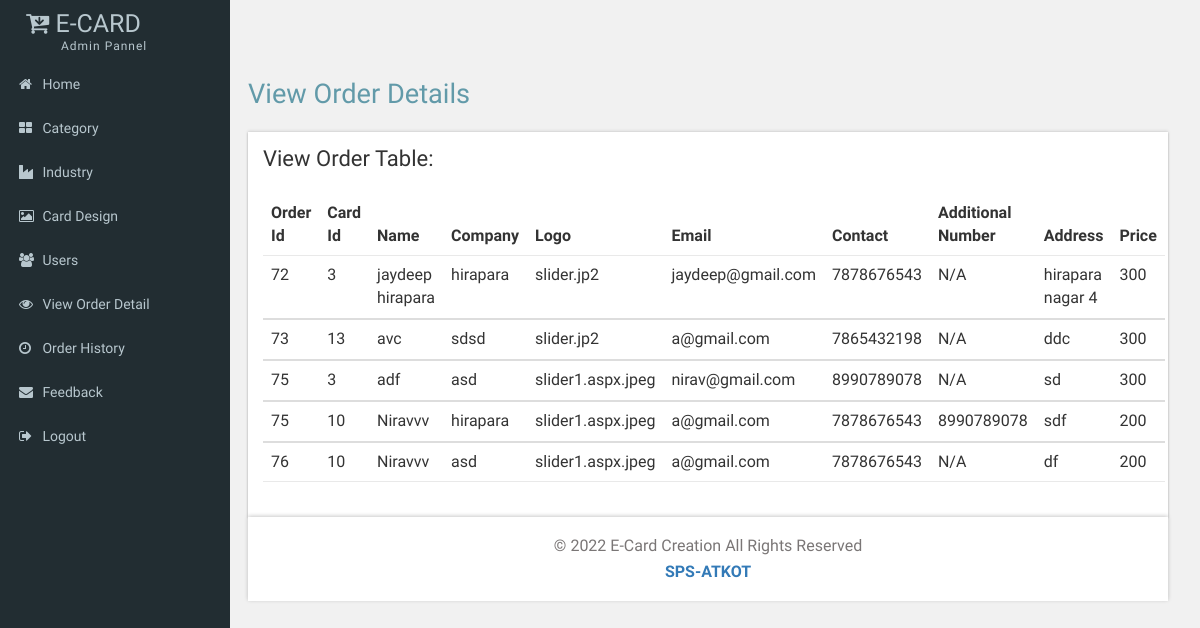
/ViewOrderDetail.php (signed in), run on the app's committed database.
### tables this page shows
CREATE TABLE `order_item_detail` (
  `id` int(5) NOT NULL,
  `Card_id` int(5) NOT NULL,
  `Order_id` int(5) NOT NULL,
  `Name` text NOT NULL,
  `Company` text NOT NULL,
  `Logo` text NOT NULL,
  `Email` text NOT NULL,
  `Contact` bigint(10) NOT NULL,
  `SecondaryNumber` varchar(11) DEFAULT NULL,
  `Price` int(10) NOT NULL,
  `Address` varchar(500) NOT NULL
);

### web/ViewOrderDetail.php (the view, shortened to what this page needs)
		<?php
include "Header.php";
?>
		<div id="page-wrapper">
			<div class="main-page">
				<div  class="col-md-13 ">
					<h3 class="title1">View Order Details</h3>
					<div class="panel-body widget-shadow">
						<h4 style="font-size:22px;">View Order Table:</h4><br>
						<table class="table">
							<thead>
								<tr>
								   <th>Order Id</th>
								  <th>Card Id</th>
								  <th>Name</th>
								  <th>Company</th>
								  <th>Logo</th>
								  <th>Email</th>
								  <th>Contact</th>
								  <th>Additional Number</th>
								  <th>Address</th>
								  <th>Price</th>
								</tr>
							</thead>
<?php
	include "connection.php";
	$q="select * from order_item_detail";
	$c=mysqli_query($con,$q);
	while($r=mysqli_fetch_array($c))
	{
?>
							<tbody>
								<tr>
								  <td><?php echo $r['Order_id']; ?></td>
								  <td><?php echo $r['Card_id']; ?></td>
								  <td><?php echo $r['Name']; ?></td>
								  <td><?php echo $r['Company']; ?></td>
								  <td><?php echo $r['Logo']; ?></td>
								  <td><?php echo $r['Email']; ?></td>
								  <td><?php echo $r['Contact']; ?></td>
								  <td><?php echo $r['SecondaryNumber'] ?? "N/A";?></td>
								  <td><?php echo $r['Address']; ?></td>
								  <td><?php echo $r['Price']; ?></td>
								</tr>
<?php
	}
?>
							</tbody>
						</table>
					</div>
<?php
include "Footer.php";
?>

### web/css/custom.css (style rules this page uses)
#page-wrapper { padding:5em 2em 2.5em; background-color: #F1F1F1; }

### data on the page
order_item_detail: Order "72", Card "3", Name "jaydeep hirapara", Company "hirapara", Logo "slider.jp2", Email "jaydeep@gmail.com", Contact "7878676543", SecondaryNumber "N/A", Address "hirapara nagar 4", Price "300"
order_item_detail: Order "73", Card "13", Name "avc", Company "sdsd", Logo "slider.jp2", Email "a@gmail.com", Contact "7865432198", SecondaryNumber "N/A", Address "ddc", Price "300"
order_item_detail: Order "75", Card "3", Name "adf", Company "asd", Logo "slider1.aspx.jpeg", Email "nirav@gmail.com", Contact "8990789078", SecondaryNumber "N/A", Address "sd", Price "300"
order_item_detail: Order "75", Card "10", Name "Niravvv", Company "hirapara", Logo "slider1.aspx.jpeg", Email "a@gmail.com", Contact "7878676543", SecondaryNumber "8990789078", Address "sdf", Price "200"
order_item_detail: Order "76", Card "10", Name "Niravvv", Company "asd", Logo "slider1.aspx.jpeg", Email "a@gmail.com", Contact "7878676543", SecondaryNumber "N/A", Address "df", Price "200"
